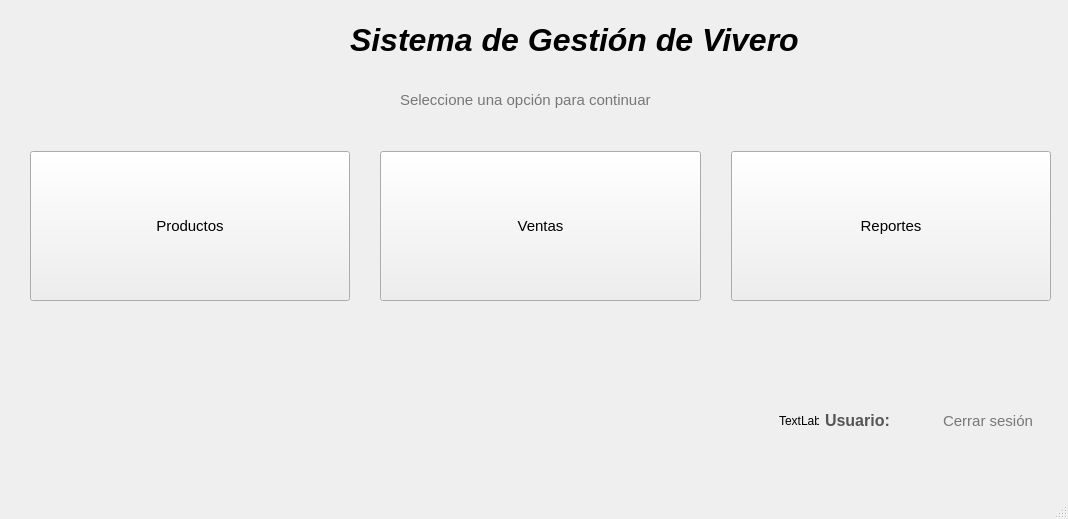
<?xml version="1.0" encoding="UTF-8"?>
<ui version="4.0">
 <class>MainWindow</class>
 <widget class="QMainWindow" name="MainWindow">
  <property name="geometry">
   <rect>
    <x>0</x>
    <y>0</y>
    <width>1068</width>
    <height>519</height>
   </rect>
  </property>
  <property name="windowTitle">
   <string>Inicio</string>
  </property>
  <widget class="QWidget" name="centralwidget">
   <widget class="QStackedWidget" name="stackedWidget">
    <property name="geometry">
     <rect>
      <x>10</x>
      <y>10</y>
      <width>1041</width>
      <height>451</height>
     </rect>
    </property>
    <property name="currentIndex">
     <number>0</number>
    </property>
    <widget class="QWidget" name="page">
     <widget class="QLabel" name="label">
      <property name="geometry">
       <rect>
        <x>340</x>
        <y>10</y>
        <width>561</width>
        <height>41</height>
       </rect>
      </property>
      <property name="font">
       <font>
        <family>Arial</family>
        <pointsize>14</pointsize>
        <weight>75</weight>
        <italic>true</italic>
        <bold>true</bold>
        <underline>false</underline>
        <strikeout>false</strikeout>
        <stylestrategy>PreferAntialias</stylestrategy>
        <kerning>true</kerning>
       </font>
      </property>
      <property name="cursor">
       <cursorShape>ArrowCursor</cursorShape>
      </property>
      <property name="mouseTracking">
       <bool>true</bool>
      </property>
      <property name="tabletTracking">
       <bool>false</bool>
      </property>
      <property name="focusPolicy">
       <enum>Qt::NoFocus</enum>
      </property>
      <property name="contextMenuPolicy">
       <enum>Qt::DefaultContextMenu</enum>
      </property>
      <property name="acceptDrops">
       <bool>false</bool>
      </property>
      <property name="text">
       <string>&lt;html&gt;&lt;head/&gt;&lt;body&gt;&lt;p&gt;&lt;span style=&quot; font-size:24pt;&quot;&gt;Sistema de Gestión de Vivero&lt;/span&gt;&lt;/p&gt;&lt;/body&gt;&lt;/html&gt;</string>
      </property>
     </widget>
     <widget class="QWidget" name="horizontalLayoutWidget">
      <property name="geometry">
       <rect>
        <x>20</x>
        <y>140</y>
        <width>1021</width>
        <height>152</height>
       </rect>
      </property>
      <layout class="QHBoxLayout" name="horizontalLayout">
       <property name="spacing">
        <number>30</number>
       </property>
       <property name="rightMargin">
        <number>0</number>
       </property>
       <item>
        <widget class="QPushButton" name="btn_productos">
         <property name="minimumSize">
          <size>
           <width>200</width>
           <height>150</height>
          </size>
         </property>
         <property name="font">
          <font>
           <pointsize>11</pointsize>
          </font>
         </property>
         <property name="text">
          <string>Productos</string>
         </property>
         <property name="icon">
          <iconset>
           <normaloff>../../resources/icons/productos.PNG</normaloff>../../resources/icons/productos.PNG</iconset>
         </property>
         <property name="iconSize">
          <size>
           <width>64</width>
           <height>64</height>
          </size>
         </property>
        </widget>
       </item>
       <item>
        <widget class="QPushButton" name="btn_ventas">
         <property name="minimumSize">
          <size>
           <width>200</width>
           <height>150</height>
          </size>
         </property>
         <property name="font">
          <font>
           <pointsize>11</pointsize>
          </font>
         </property>
         <property name="text">
          <string>Ventas</string>
         </property>
         <property name="icon">
          <iconset>
           <normaloff>../../resources/icons/ventas.PNG</normaloff>../../resources/icons/ventas.PNG</iconset>
         </property>
         <property name="iconSize">
          <size>
           <width>80</width>
           <height>80</height>
          </size>
         </property>
        </widget>
       </item>
       <item>
        <widget class="QPushButton" name="btn_reportes">
         <property name="minimumSize">
          <size>
           <width>200</width>
           <height>150</height>
          </size>
         </property>
         <property name="font">
          <font>
           <pointsize>11</pointsize>
          </font>
         </property>
         <property name="text">
          <string>Reportes</string>
         </property>
         <property name="icon">
          <iconset>
           <normaloff>../../resources/icons/reportes.PNG</normaloff>../../resources/icons/reportes.PNG</iconset>
         </property>
         <property name="iconSize">
          <size>
           <width>64</width>
           <height>64</height>
          </size>
         </property>
        </widget>
       </item>
      </layout>
     </widget>
     <widget class="QLabel" name="label_2">
      <property name="geometry">
       <rect>
        <x>390</x>
        <y>80</y>
        <width>311</width>
        <height>21</height>
       </rect>
      </property>
      <property name="font">
       <font>
        <family>Arial</family>
       </font>
      </property>
      <property name="styleSheet">
       <string notr="true">color: #777</string>
      </property>
      <property name="text">
       <string>&lt;html&gt;&lt;head/&gt;&lt;body&gt;&lt;p&gt;&lt;span style=&quot; font-size:11pt;&quot;&gt;Seleccione una opción para continuar&lt;/span&gt;&lt;/p&gt;&lt;/body&gt;&lt;/html&gt;</string>
      </property>
     </widget>
     <widget class="QWidget" name="widget" native="true">
      <property name="geometry">
       <rect>
        <x>769</x>
        <y>380</y>
        <width>261</width>
        <height>62</height>
       </rect>
      </property>
      <layout class="QHBoxLayout" name="horizontalLayout_2">
       <property name="spacing">
        <number>6</number>
       </property>
       <property name="leftMargin">
        <number>0</number>
       </property>
       <property name="topMargin">
        <number>0</number>
       </property>
       <property name="rightMargin">
        <number>0</number>
       </property>
       <property name="bottomMargin">
        <number>0</number>
       </property>
       <item>
        <widget class="QLabel" name="labelIconoUsuario">
         <property name="minimumSize">
          <size>
           <width>40</width>
           <height>40</height>
          </size>
         </property>
         <property name="maximumSize">
          <size>
           <width>40</width>
           <height>40</height>
          </size>
         </property>
         <property name="text">
          <string>TextLabel</string>
         </property>
         <property name="scaledContents">
          <bool>true</bool>
         </property>
        </widget>
       </item>
       <item>
        <widget class="QLabel" name="labelUsuario">
         <property name="font">
          <font>
           <family>Arial</family>
          </font>
         </property>
         <property name="styleSheet">
          <string notr="true">color: #555;</string>
         </property>
         <property name="text">
          <string>&lt;html&gt;&lt;head/&gt;&lt;body&gt;&lt;p&gt;&lt;span style=&quot; font-size:12pt; font-weight:600;&quot;&gt;Usuario:&lt;/span&gt;&lt;/p&gt;&lt;/body&gt;&lt;/html&gt;</string>
         </property>
         <property name="alignment">
          <set>Qt::AlignLeading|Qt::AlignLeft|Qt::AlignVCenter</set>
         </property>
        </widget>
       </item>
       <item>
        <widget class="QPushButton" name="btnCerrarSesion">
         <property name="font">
          <font>
           <pointsize>11</pointsize>
          </font>
         </property>
         <property name="styleSheet">
          <string notr="true">QPushButton {
    border: none;
    color: #777;
}

QPushButton:hover {
    color: #c00;
}</string>
         </property>
         <property name="text">
          <string>Cerrar sesión</string>
         </property>
         <property name="icon">
          <iconset>
           <normaloff>../../resources/icons/logout.png</normaloff>../../resources/icons/logout.png</iconset>
         </property>
         <property name="iconSize">
          <size>
           <width>16</width>
           <height>16</height>
          </size>
         </property>
        </widget>
       </item>
      </layout>
     </widget>
    </widget>
    <widget class="QWidget" name="page_2"/>
   </widget>
  </widget>
  <widget class="QMenuBar" name="menubar">
   <property name="geometry">
    <rect>
     <x>0</x>
     <y>0</y>
     <width>1068</width>
     <height>26</height>
    </rect>
   </property>
  </widget>
  <widget class="QStatusBar" name="statusbar"/>
 </widget>
 <resources/>
 <connections/>
</ui>
